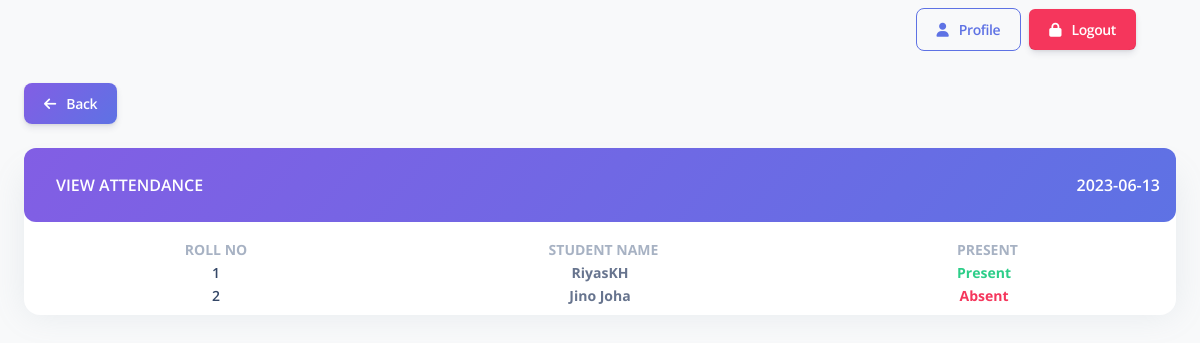
Screenshot of /admin/pages/view_attendance.php?aid=10&dt=2023-06-13&&class=2 (signed in) with the database file from the repository.
### tables this page shows
CREATE TABLE `attendance_child` (
  `acid` int(11) NOT NULL,
  `sid` int(11) NOT NULL,
  `mid` int(11) NOT NULL,
  `status` int(11) NOT NULL
);

CREATE TABLE `student_data` (
  `sid` int(11) NOT NULL,
  `name` varchar(100) NOT NULL,
  `class` varchar(100) NOT NULL,
  `mobile` int(11) NOT NULL,
  `email` varchar(100) NOT NULL,
  `school` varchar(100) NOT NULL,
  `board` varchar(100) NOT NULL,
  `pname` varchar(100) NOT NULL,
  `pmobile` int(11) NOT NULL
);

### admin/pages/view_attendance.php (the view, shortened to what this page needs)
<?php
include '../includes/connection.php';
$mid = $_REQUEST['aid'];
$date = $_REQUEST['dt'];
?>
<!DOCTYPE html>
<html lang="en">
<head>
    <link href="../assets/css/nucleo-icons.css" rel="stylesheet" />
    <link href="../assets/css/nucleo-svg.css" rel="stylesheet" />
    <link href="../assets/css/nucleo-svg.css" rel="stylesheet" />
    <link id="pagestyle" href="../assets/css/argon-dashboard.css?v=2.0.4" rel="stylesheet" />
</head>
<body class="g-sidenav-show   bg-gray-100">
    <main class="main-content position-relative border-radius-lg ">
        <nav class="navbar navbar-main navbar-expand-lg shadow-none border-radius-xl " id="navbarBlur"
            data-scroll="false">
            <div class="container-fluid">
                <div class="collapse navbar-collapse mt-sm-0 mt-2 me-md-0 me-sm-4" id="navbar">
                    <ul class="navbar-nav  ms-md-auto pe-md-3 d-flex align-items-center">
                        <li class="nav-item d-flex align-items-center border-2">
                            <button onclick="window.location.href='profile.php'"
                                class="btn btn-outline-primary btn-md font-weight-bold  mb-0"><i
                                    class="fa fa-user me-sm-1"></i>&nbsp;&nbsp;Profile</button>
                        </li>
                        <li class="nav-item d-flex align-items-center bg-danger mx-2 rounded">
                            <button onclick="window.location.href='logout.php'"
                                class="btn btn-md font-weight-bold text-white mb-0"><i
                                    class="fa fa-lock me-sm-1"></i>&nbsp;&nbsp;Logout</button>
                        </li>
                    </ul>
                </div>
            </div>
        </nav>
        <div class="container-fluid py-4">
            <div class="mb-4">
            <button onclick="window.location.href='../pages/attendance_list.php'"
                class="btn bg-gradient-primary font-weight-bold text-white mb-0"><i
                    class="fa fa-arrow-left me-sm-1"></i>&nbsp;&nbsp;Back</button>
            </div>
            <form action="../includes/attendance.php" method="POST">
                <div class="row">
                    <div class="col-12">
                        <div class="card mb-4 mt-4">
                            <div class="card-header p-0 position-relative mt-n4">
                                <div
                                    class="d-flex justify-content-between bg-gradient-primary shadow-primary border-radius-lg p-3">
                                    <h6 class="text-white ps-3 pt-2 text-uppercase">View Attendance</h6>
                                    <h6 class="text-white ps-3 pt-2 text-uppercase">
                                        <?php echo $date ?>
                                    </h6>
                                </div>
                            </div>
                            <div class="card-body px-0 pt-3 pb-2">
                                <div class="table-responsive p-0">
                                    <table class="align-items-center w-100 d-block d-md-table text-sm">
                                        <thead>
                                            <tr>
                                                <th class="text-center text-uppercase text-secondary font-weight-bolder opacity-7 nowrap "
                                                    style="width: 15%;">
                                                    Roll No</th>
                                                <th class="text-center text-uppercase text-secondary font-weight-bolder opacity-7 ps-2 nowrap "
                                                    style="width: 15%;">
                                                    Student Name</th>
                                                <th class="text-center text-uppercase text-secondary font-weight-bolder opacity-7 ps-2 th-sm nowrap "
                                                    style="width: 15%;">
                                                    Present</th>
                                            </tr>
                                        </thead>
                                        <tbody>
                                            <?php
                                            $query = "SELECT ac.acid,ac.status,sd.name,sd.sid from attendance_child ac inner join student_data sd on sd.sid=ac.sid where mid=$mid";
                                            $result = mysqli_query($conn, $query);
                                            while ($row = mysqli_fetch_array($result)) {
                                                ?>
                                                <tr>
                                                    <td class="align-middle text-center">
                                                        <div class="d-flex flex-column ">
                                                            <h6 class="mb-0 text-sm">
                                                                <?php echo $row["sid"]; ?>
                                                            </h6>
                                                        </div>
                                                    </td>
                                                    <td class="align-middle text-center nowrap font-weight-bolder mb-0 ">
                                                        <?php echo $row["name"]; ?>
                                                    </td>
                                                    <td class="align-middle text-center font-weight-bolder <?php if($row['status'] == 1) echo "text-success"; else echo "text-danger";?>">
                                                        <?php if($row['status'] == 1) echo 'Present'; else echo 'Absent'; ?>
                                                    </td>
                                                </tr>
                                                <?php
                                            }
                                            ?>
                                        </tbody>
                                    </table>
                                </div>
                            </div>
                        </div>
                    </div>
                </div>
        </div>
    </main>
</body>
</html>

### rows the page displays
attendance_child: sid.sid "1", sid.name "RiyasKH", status "Present"
attendance_child: sid.sid "2", sid.name "Jino Joha", status "Absent"

### other values shown
$date "2023-06-13"
